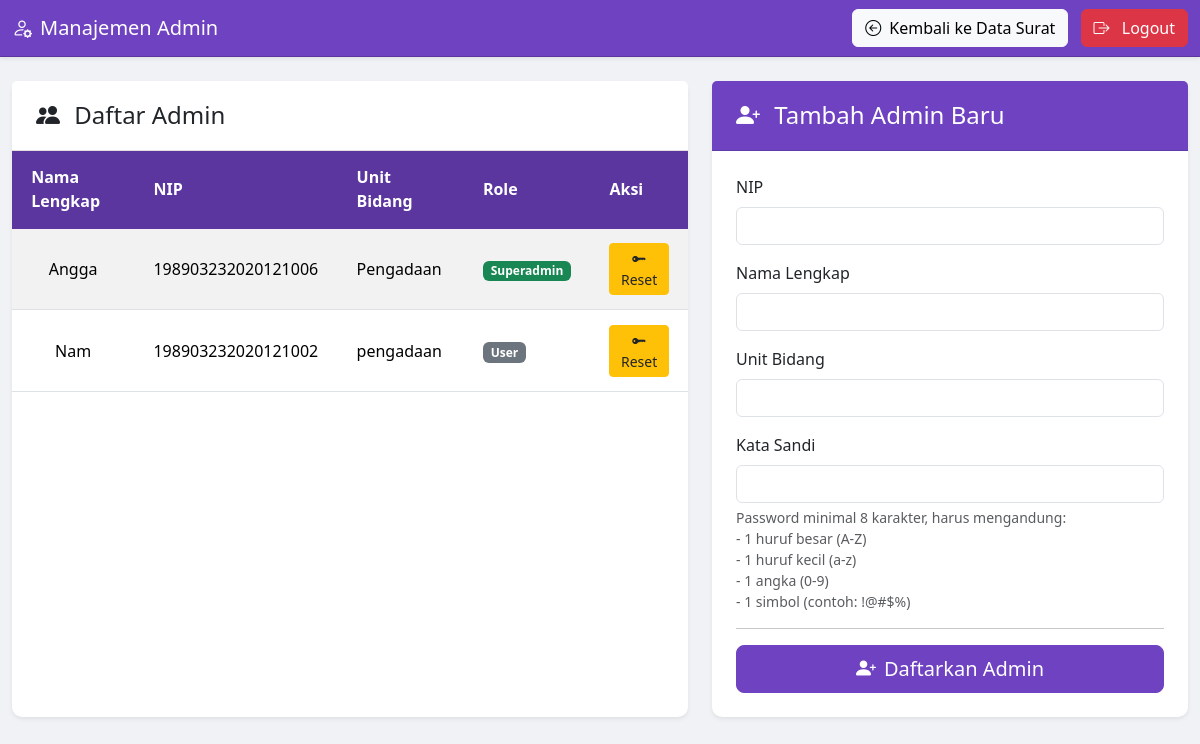
The page /admin/manage_admin.php (signed in) on the database as committed earlier.
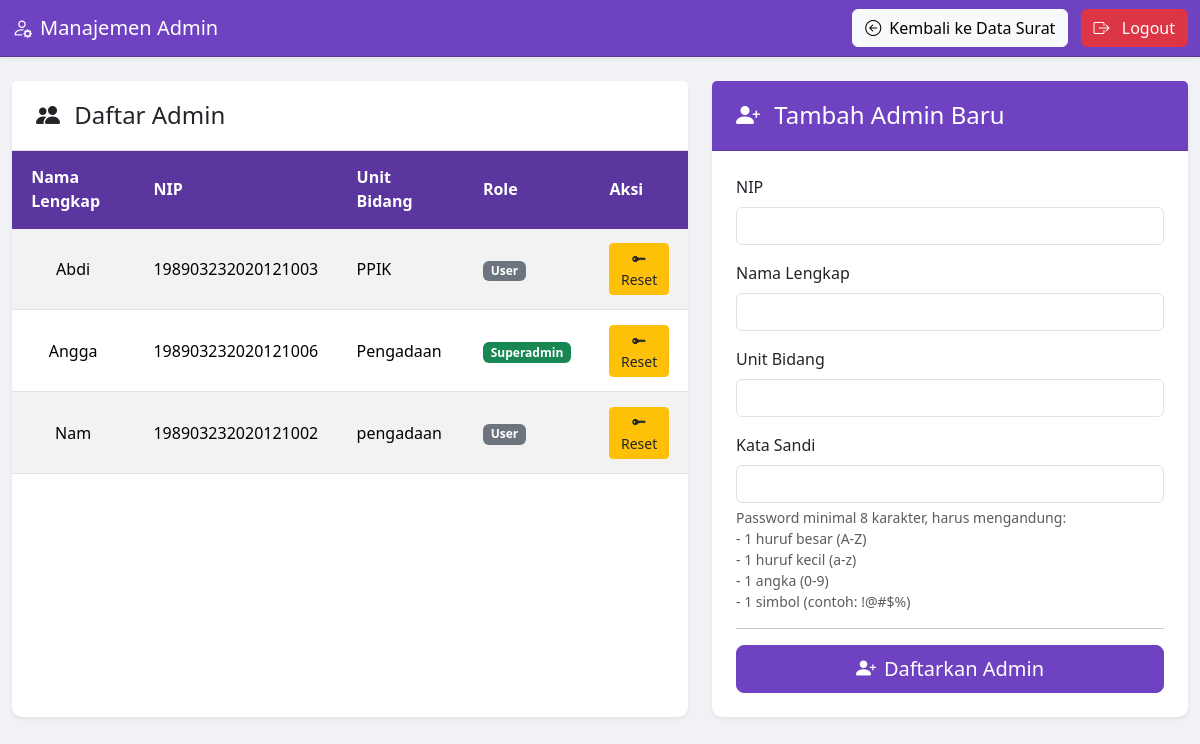
The same page on the database as committed later.
### tables this page shows
CREATE TABLE `tb_pegawai` (
  `id` int(11) NOT NULL,
  `nip` varchar(100) NOT NULL,
  `nama_lengkap` varchar(150) NOT NULL,
  `unit_bidang` varchar(100) NOT NULL,
  `role` enum('user','superadmin') NOT NULL DEFAULT 'user',
  `password` text DEFAULT NULL
);

### admin/manage_admin.php (the view, shortened to what the changed rows need)
<?php
include '../core/koneksi.php';
$user_list_result = $koneksi->query("SELECT id, nip, unit_bidang, nama_lengkap, role FROM tb_pegawai ORDER BY nama_lengkap");
?>
<!DOCTYPE html>
<html lang="id">
<head>
    <link href="https://cdn.jsdelivr.net/npm/bootstrap@5.3.3/dist/css/bootstrap.min.css" rel="stylesheet">
    <link rel="stylesheet" href="https://cdn.jsdelivr.net/npm/bootstrap-icons@1.11.3/font/bootstrap-icons.min.css">
    <link rel="stylesheet" href="../assets/style.css">
    </head>
<body>
    <div class="container-fluid mt-4">
        <div class="row">
            <div class="col-lg-7 mb-4">
                <div class="card shadow-sm h-100">
                    <div class="card-body p-0"> <div class="table-responsive">
                            <table class="table table-striped table-hover align-middle mb-0">
                                <thead class="table-custom-header">
                                    <tr>
                                        <th>Nama Lengkap</th>
                                        <th>NIP</th>
                                        <th>Unit Bidang</th>
                                        <th>Role</th>
                                        <th>Aksi</th>
                                    </tr>
                                </thead>
                                <tbody>
                                    <?php if ($user_list_result->num_rows > 0): ?>
                                        <?php while($user = $user_list_result->fetch_assoc()): ?>
                                            <tr>
                                                <td><?php echo htmlspecialchars($user['nama_lengkap']); ?></td>
                                                <td><?php echo htmlspecialchars($user['nip']); ?></td>
                                                <td><?php echo htmlspecialchars($user['unit_bidang']); ?></td>
                                                <td>
                                                    <span class="badge <?php echo ($user['role'] === 'superadmin' ) ? 'bg-success' : 'bg-secondary'; ?>">
                                                        <?php echo ($user['role'] === 'superadmin') ? 'Superadmin' : 'User'; ?>
                                                    </span>
                                                </td>
                                                <td>
                                                    <button type="button" class="btn btn-warning btn-sm btn-reset-pass text-dark"
                                                            data-bs-toggle="modal" data-bs-target="#resetPasswordModal"
                                                            data-id="<?php echo $user['id']; ?>"
                                                            data-nama_admin="<?php echo htmlspecialchars($user['nama_lengkap']); ?>">
                                                        <i class="bi bi-key-fill"></i> Reset
                                                    </button>
                                                </td>
                                            </tr>
                                        <?php endwhile; ?>
                                    <?php else: ?>
                                        <tr><td colspan="5" class="text-center p-5">Belum ada admin terdaftar.</td></tr>
                                    <?php endif; ?>
                                </tbody>
                            </table>
                        </div>
                    </div>
                </div>
            </div>
        </div>
    </div>
</body>
</html>

Rows that differ between the two databases and show on the page:
added tb_pegawai: nama_lengkap "Abdi", nip "198903232020121003", unit_bidang "PPIK", role "User"
